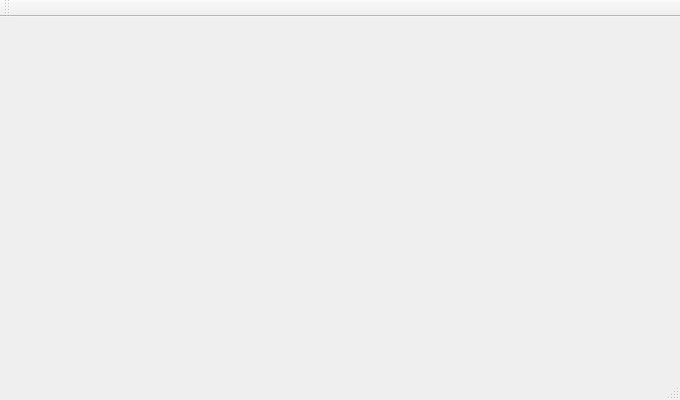
<?xml version="1.0" encoding="UTF-8"?>
<ui version="4.0">
 <class>QkIDE</class>
 <widget class="QMainWindow" name="QkIDE">
  <property name="geometry">
   <rect>
    <x>0</x>
    <y>0</y>
    <width>680</width>
    <height>400</height>
   </rect>
  </property>
  <property name="minimumSize">
   <size>
    <width>680</width>
    <height>400</height>
   </size>
  </property>
  <property name="windowTitle">
   <string>qkide</string>
  </property>
  <property name="windowIcon">
   <iconset resource="resources/qkide_img.qrc">
    <normaloff>:/img/logo_48.png</normaloff>:/img/logo_48.png</iconset>
  </property>
  <property name="iconSize">
   <size>
    <width>256</width>
    <height>256</height>
   </size>
  </property>
  <widget class="QWidget" name="centralWidget">
   <layout class="QVBoxLayout" name="verticalLayout"/>
  </widget>
  <widget class="QToolBar" name="mainToolBar">
   <attribute name="toolBarArea">
    <enum>TopToolBarArea</enum>
   </attribute>
   <attribute name="toolBarBreak">
    <bool>false</bool>
   </attribute>
  </widget>
  <widget class="QStatusBar" name="statusBar"/>
  <widget class="QMenuBar" name="menuBar">
   <property name="geometry">
    <rect>
     <x>0</x>
     <y>0</y>
     <width>680</width>
     <height>20</height>
    </rect>
   </property>
  </widget>
 </widget>
 <layoutdefault spacing="6" margin="11"/>
 <resources>
  <include location="resources/qkide_img.qrc"/>
 </resources>
 <connections/>
</ui>
